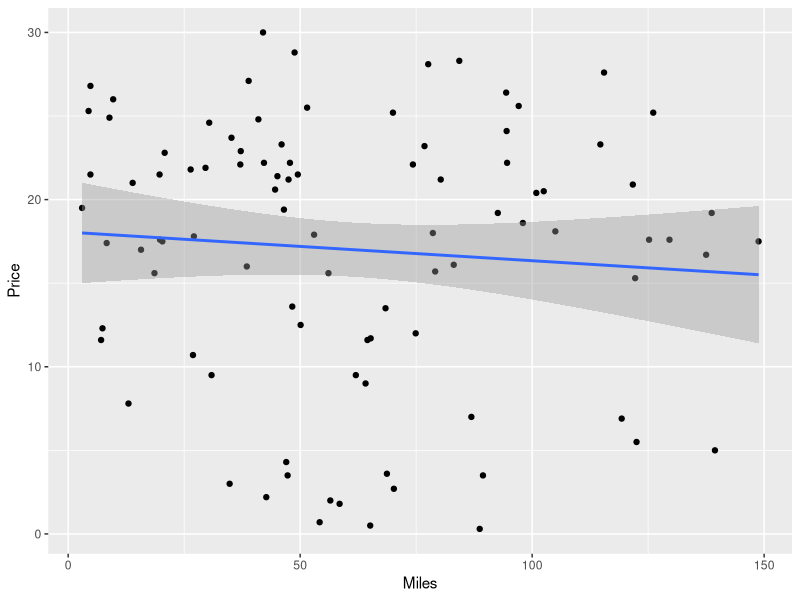
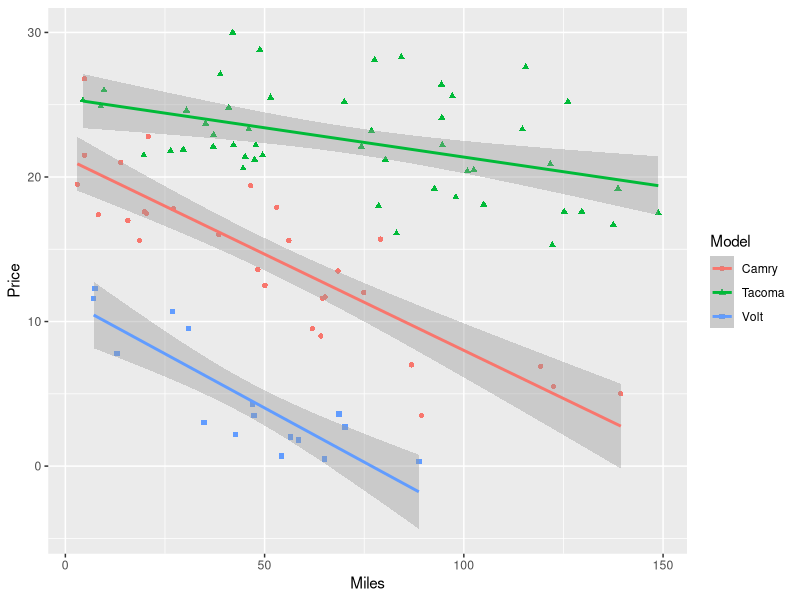
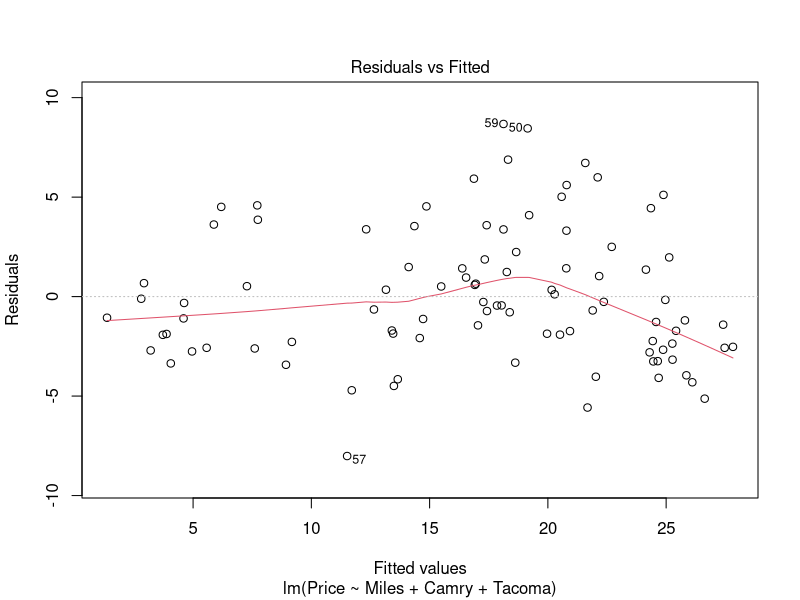
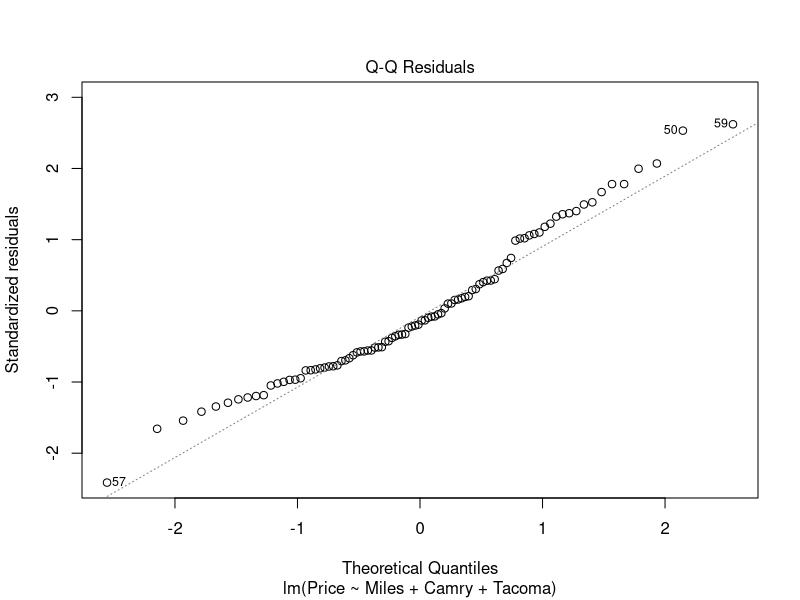

The R source for these figures, in order:
## ---- chunk 1
knitr::opts_chunk$set(echo = TRUE)
## ---- chunk 2
#Delete all objects from Environment - Use with caution
remove(list = ls()) 

#Load Libraries
library(tidyverse)


#Load Datasets
Vehicles <- read.csv("../sample_data/L04_Vehicles_m.csv")
Ins <- read.csv("../sample_data/L01_Insurance_m.csv")
## ---- chunk 3
#Create Descriptive Variable Names
Vehicles <- Vehicles %>%
  rename(Price = V1,
         Miles = V2,
         Manufacturer = V3,
         Model = V4)
#Caution: If you run this chunk more than once, you will get an error message because V1, V2, V3, V4 no longer exist
## ---- chunk 4
#Create a visualization
ggplot(data = Vehicles, mapping = aes(x = Miles, y = Price)) +
  geom_point() +
  geom_smooth(method = lm)

#Provide summary statistics
cor(x = Vehicles$Miles, y = Vehicles$Price)
## ---- chunk 5
#Create a visualization
ggplot(data = Vehicles, mapping = aes(x = Miles, y = Price, color = Model, shape = Model)) +
  geom_point() +
  geom_smooth(method = lm)
## ---- chunk 6
#Create Indicators for Camry and Tacoma
Vehicles <- Vehicles %>%
  mutate(Camry = ifelse(Model == "Camry", 1,0)) %>%
  mutate(Tacoma = ifelse(Model == "Tacoma", 1,0))
  

#Build the model and present a summary
model1 <- lm(Price ~ Miles + Camry + Tacoma, data = Vehicles)
summary(model1)
#Generate Plots for Checking Assumptions (Not covered in notes)
#plot(model1, which = c(1,2))
plot(model1, which = c(1,2))
## ---- chunk 7
#Prediction using predict() function
predict(model1, newdata = data.frame(Miles = 105, Tacoma = 1, Camry = 0))
## ---- chunk 8
#Randomly generate 9 numbers from 1 to 20 with replacement
sample(x = 1:20, size = 9, replace = TRUE) 
## ---- chunk 9
#Randomly generate 9 numbers from 1 to 20 using a seed of 1234
set.seed(1234)
sample(x = 1:20, size = 9, replace = TRUE) #16  5 12 15  9  5  6 16  4
set.seed(NULL)
## ---- chunk 10
#Randomly generate 3 numbers from 1 to 20 3 times using a seed of 1234
set.seed(1234)
sample(x = 1:20, size = 3, replace = TRUE) #16  5 12 
sample(x = 1:20, size = 3, replace = TRUE) #15  9  5  
sample(x = 1:20, size = 3, replace = TRUE) #6 16  4
set.seed(NULL)

#What does set.seed(NULL) do?
set.seed(1234)
sample(x = 1:20, size = 3, replace = TRUE) #16  5 12
sample(x = 1:20, size = 3, replace = TRUE) #15  9  5
set.seed(NULL)
sample(x = 1:20, size = 3, replace = TRUE) #Not using a seed (results will be random)
## ---- chunk 11
#Remove any observations with missing data
Ins <-na.omit(Ins)

## ---- chunk 12
#Perform training/validation split
set.seed(42)
train_ind <- sample(x = 1:nrow(Ins), size = floor(0.8*nrow(Ins)), replace = FALSE)
set.seed(NULL)

train <- Ins[train_ind,]
validation <- Ins[-train_ind,]
## ---- chunk 13
model1 <- lm(charges ~ bmi + smoker, data = train)
summary(model1)
## ---- chunk 14
#MSE Train - Use the residuals stored from the estimating the model using train
MSEtrain1 <- mean(model1$residuals^2)
RMSEtrain1 <- sqrt(MSEtrain1)

MSEtrain1
RMSEtrain1
## ---- chunk 15
#MSE Validation
#First find predictions on validation
yhatVal1 <- predict(model1, newdata = validation)
#Using predictions from validation, calculate squared residuals and find the mean
MSEval1 <- mean((validation$charges - yhatVal1)^2)
RMSEval1 <- sqrt(MSEval1)

MSEval1
RMSEval1
